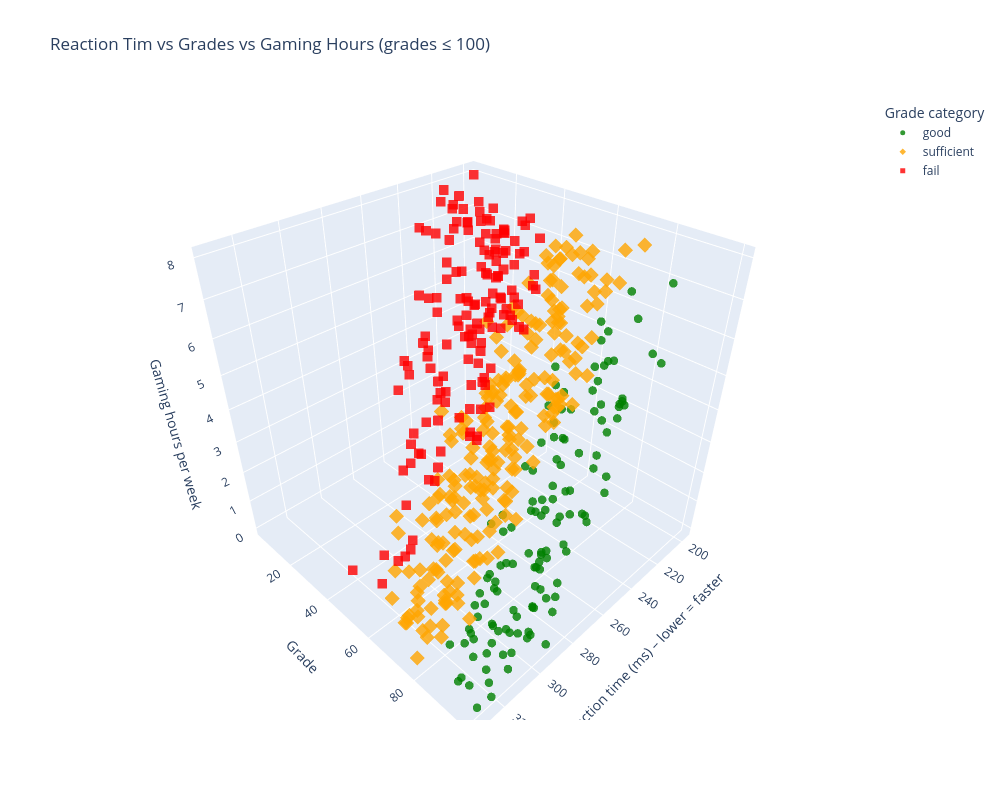

This figure's notebook cell:
### Markdown cell above
## Gaming and response time

Spending more time gaming will reduce grades, but may improve response times which in turn will improve eduaction performance.

### Code cell
#| class: col-page-right

%run plots/gaming_stats_3d.ipynb

### Figure 1 — Plotly figure (JSON) as saved in the notebook; plotly's stock layout.template omitted (floating-point values rounded to 4 significant figures; data arrays with more than 128 entries replaced by an {"elided": "..."} marker saying what was removed)
{"data": [{"customdata": [[8.84], [8.85], [9.17], [9.52], [4.56], [9.74], [5.98], [8.55], [6.33], [7.25], [7.72], [6.38], [7.07], [9.02], [7.06], [9.43], [6.99], [7.18], [8.45], [9.55], [7.36], [8.88], [9.65], [8.7], [9.76], [7.93], [8.25], [7.54], [8.71], [8.48], [7.35], [8.53], [7.42], [6.77], [6.04], [9.55], [3.54], [8.74], [8.29], [6.5], [7.12], [7.12], [9.57], [9.3], [6.07], [6.98], [6.03], [8.35], [9.29], [7.81], [9.4], [7.69], [9.1], [7.38], [9.44], [5.97], [8.3], [7.15], [7.82], [5.17], [8.5], [6.13], [8.24], [9.57], [9.03], [8.72], [7.15], [9.95], [6.94], [9.62], [8.98], [3.41], [9.14], [6.49], [5.48], [8.57], [9.81], [5.86], [5.6], [3.44], [9.0], [9.83], [8.67], [8.14], [7.82], [5.22], [9.68], [9.11], [8.15], [9.15], [9.62], [9.72], [5.07], [8.38], [9.56], [9.62], [5.58], [6.35], [5.25], [9.81], [6.33], [8.21], [8.12], [6.38], [9.47], [4.24], [7.54], [5.46], [6.86], [5.9], [9.8], [9.35], [9.15], [7.02], [6.7], [7.05], [7.17], [8.48], [9.01], [5.47], [8.35], [9.87], [7.26], [9.82], [7.19], [9.2]], "hovertemplate": "Grade category =good<br>Reaction time (ms) =%{x}<br>Grade =%{y}<br>Gaming hours/week =%{z}<br>Study hours/week =%{customdata[0]}<extra></extra>", "legendgroup": "good", "marker": {"color": "green", "opacity": 0.8, "size": 5, "symbol": "circle"}, "mode": "markers", "name": "good", "scene": "scene", "showlegend": true, "type": "scatter3d", "x": [255.5, 269.7, 248.8, 258.2, 304.4, 257.1, 262.1, 258.6, 275.4, 297.7, 263.1, 325.0, 271.8, 293.4, 290.9, 252.5, 314.3, 296.1, 280.6, 263.5, 324.1, 285.4, 256.9, 287.5, 293.8, 278.0, 291.0, 293.1, 221.1, 268.2, 266.6, 248.5, 299.8, 289.9, 310.6, 292.2, 302.1, 309.5, 322.7, 303.3, 318.2, 242.1, 285.0, 266.6, 293.7, 277.0, 314.0, 302.2, 317.1, 251.0, 278.6, 303.6, 257.7, 302.0, 329.5, 304.9, 282.1, 309.2, 244.8, 297.6, 321.8, 273.2, 280.8, 244.1, 261.5, 226.8, 324.9, 245.3, 309.2, 258.6, 253.6, 309.9, 274.4, 271.9, 310.7, 286.7, 289.8, 289.9, 296.3, 305.8, 238.0, 284.3, 331.3, 239.8, 266.6, 300.8, 241.1, 286.7, 268.8, 282.1, 285.4, 244.1, 300.0, 243.8, 267.7, 242.1, 305.9, 299.8, 290.4, 288.4, 304.2, 276.0, 263.8, 312.2, 284.8, 318.4, 297.6, 288.2, 262.2, 257.0, 247.3, 263.3, 302.7, 284.1, 312.7, 274.2, 301.7, 303.4, 231.6, 270.1, 318.6, 233.3, 268.9, 330.2, 279.6, 294.4], "y": [91.9, 97.21, 94.53, 90.97, 84.61, 86.94, 80.76, 81.9, 91.21, 97.49, 80.03, 93.44, 90.6, 94.92, 94.12, 89.98, 87.32, 80.61, 91.27, 99.33, 100.0, 85.15, 89.02, 99.31, 96.94, 87.19, 91.22, 95.3, 83.74, 81.57, 86.21, 93.6, 83.31, 95.45, 91.7, 100.0, 88.46, 100.0, 100.0, 84.67, 97.05, 87.45, 92.31, 82.77, 83.7, 96.0, 100.0, 100.0, 100.0, 94.77, 83.73, 89.52, 93.23, 100.0, 92.56, 89.36, 86.28, 82.63, 84.12, 92.23, 97.34, 82.84, 89.73, 86.58, 82.19, 94.69, 94.78, 86.08, 97.96, 99.6, 93.36, 84.6, 88.37, 90.19, 86.31, 92.02, 100.0, 84.11, 87.61, 83.59, 99.5, 87.25, 95.12, 83.54, 84.51, 85.98, 81.18, 92.52, 97.68, 96.61, 99.26, 92.41, 84.56, 83.96, 83.08, 82.1, 96.02, 99.15, 81.21, 100.0, 87.89, 99.32, 85.22, 90.98, 100.0, 80.88, 87.65, 84.12, 87.79, 80.1, 93.19, 99.38, 99.28, 91.47, 84.43, 82.96, 92.4, 100.0, 94.08, 86.62, 86.95, 86.04, 97.6, 100.0, 91.09, 100.0], "z": [4.14, 3.17, 5.52, 6.16, 1.11, 4.03, 4.37, 4.28, 2.85, 1.58, 6.24, 0.03, 5.83, 2.46, 1.69, 5.36, 0.59, 1.45, 2.19, 4.18, 0.63, 4.54, 5.81, 1.52, 2.99, 2.95, 2.56, 2.47, 6.54, 5.45, 3.98, 5.02, 3.36, 1.62, 0.58, 0.16, 0.31, 1.48, 0.03, 1.92, 1.97, 6.11, 3.67, 5.0, 2.9, 3.43, 0.51, 1.04, 1.18, 5.45, 4.12, 2.64, 5.23, 1.94, 0.38, 1.87, 3.48, 0.17, 6.57, 0.86, 0.73, 4.67, 2.06, 6.12, 5.18, 7.84, 1.14, 6.02, 0.64, 5.91, 4.79, 1.33, 3.76, 2.84, 1.1, 4.01, 1.17, 2.89, 0.0, 1.46, 6.37, 3.35, 0.83, 6.65, 2.87, 1.77, 5.7, 2.18, 4.51, 4.31, 3.07, 5.37, 0.17, 4.67, 6.02, 6.9, 1.77, 1.75, 3.13, 2.06, 1.84, 3.59, 4.56, 0.25, 2.88, 0.13, 2.33, 1.66, 3.14, 5.42, 5.35, 3.71, 0.9, 1.75, 0.64, 2.69, 0.52, 1.2, 6.25, 4.28, 0.65, 7.54, 2.97, 0.11, 1.9, 1.86]}, {"customdata": {"elided": "225x1 float values"}, "hovertemplate": "Grade category =sufficient<br>Reaction time (ms) =%{x}<br>Grade =%{y}<br>Gaming hours/week =%{z}<br>Study hours/week =%{customdata[0]}<extra></extra>", "legendgroup": "sufficient", "marker": {"color": "orange", "opacity": 0.8, "size": 5, "symbol": "diamond"}, "mode": "markers", "name": "sufficient", "scene": "scene", "showlegend": true, "type": "scatter3d", "x": {"elided": "225 float values"}, "y": {"elided": "225 float values"}, "z": {"elided": "225 float values"}}, {"customdata": {"elided": "149x1 float values"}, "hovertemplate": "Grade category =fail<br>Reaction time (ms) =%{x}<br>Grade =%{y}<br>Gaming hours/week =%{z}<br>Study hours/week =%{customdata[0]}<extra></extra>", "legendgroup": "fail", "marker": {"color": "red", "opacity": 0.8, "size": 5, "symbol": "square"}, "mode": "markers", "name": "fail", "scene": "scene", "showlegend": true, "type": "scatter3d", "x": {"elided": "149 float values"}, "y": {"elided": "149 float values"}, "z": {"elided": "149 float values"}}], "layout": {"height": 800, "legend": {"title": {"text": "Grade category"}, "tracegroupgap": 0}, "scene": {"domain": {"x": [0, 1], "y": [0, 1]}, "xaxis": {"title": {"text": "Reaction time (ms) – lower = faster"}}, "yaxis": {"title": {"text": "Grade"}}, "zaxis": {"title": {"text": "Gaming hours per week"}}}, "title": {"text": "Reaction Tim vs Grades vs Gaming Hours (grades ≤ 100)"}, "width": 1000}}
